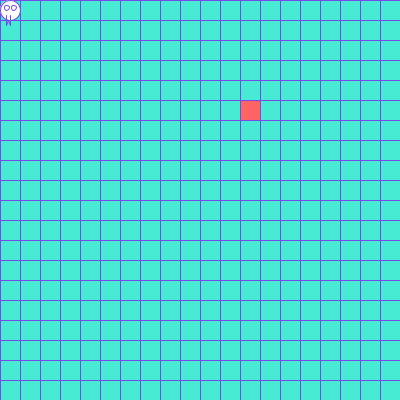
Frame 1 (no input)
Frame 60 (the mouse pressed at the canvas centre just before this capture): identical to frame 1, image omitted
Frame 120 (the mouse held since frame 60 and released just before this capture): identical to frame 1, image omitted

The Processing sketch that drew this single still picture (run headless with seeded random() and noise(); from frame 60 on, the mouse is pressed at the canvas centre):

// Processing sketch: processing_127374
// ── processing_127374.pde

 
ArrayList<SnakePart> snake = new ArrayList<SnakePart>();
char direction;
SnakeFood food;
int GRIDSIZE = 20;
 
void setup() {
  size(400, 400);
  snake.add(new SnakePart(0, 0));
  food = new SnakeFood();
  frameRate(8);
}
 
void draw() {
 
  drawGrid();
  food.display();
  drawSnake();
   
  moveSnakeBody();
  moveSnakeHead();
 
  checkGameOver();
  checkForFoodCollision();
 
}
 
void moveSnakeHead() {
  SnakePart head = snake.get(0);
  switch(direction) {
  case 'n':
    head.y -= GRIDSIZE;
    break;
  case 's':
    head.y += GRIDSIZE;
    break;
  case 'e':
    head.x += GRIDSIZE;
    break;
  case 'w':  
    head.x -= GRIDSIZE;
    break;
  }
}
 
 
void checkForFoodCollision() {
  SnakePart head = snake.get(0);
  if (head.x == food.x && head.y == food.y) {
    // add a new segment to the snake
    snake.add(new SnakePart(head.x, head.y));
    // reset the position of the food by creating a new object
    food = new SnakeFood();
  }
}
 
void checkGameOver() {
  SnakePart head = snake.get(0);
  for (int i = 1; i < snake.size(); i++) {
    SnakePart sp = snake.get(i);
    if (head.x == sp.x && head.y == sp.y) {
      textAlign(CENTER);
      text("GAME OVER!", width/2, height/2);
      noLoop();
      break;
    }
  }
  if (head.x < 0 || head.x >= width || head.y < 0 || head.y >= height) {
    textAlign(CENTER);
    text("GAME OVER!", width/2, height/2);
    noLoop();
  }
}
 
 
void drawSnake() {
  for (int i = 0; i < snake.size();i++) {
    SnakePart sp = snake.get(i);
    sp.display();
  }
}
 
void drawGrid() {
  background(#47EAD3);
  stroke(#7849E8);
  for (int x =0; x < width; x+=GRIDSIZE) {
    line(x, 0, x, height);
  }
  for (int y =0; y < height; y+=GRIDSIZE) {
    line(0, y, width, y);
  }
}
 
 
void keyPressed() {
  SnakePart head = snake.get(0);
  if (key == 'a' || key == 'A')direction = 'w';
  if (key == 'd' || key == 'D')direction = 'e';
  if (key == 'w' || key == 'W')direction = 'n';
  if (key == 's' || key == 'S')direction = 's';
}
 
void moveSnakeBody() {
  for (int i = snake.size()-1; i > 0; i--) {
    SnakePart spBack = snake.get(i);
    SnakePart spFront = snake.get(i-1);
    spBack.x = spFront.x;
    spBack.y = spFront.y;
  }
}
 
class SnakeFood{
   
  int x,y;
   
  SnakeFood(){
    x = int(random(width/GRIDSIZE))*GRIDSIZE;
    y = int(random(height/GRIDSIZE))*GRIDSIZE;
  }
   
  void display(){
    fill(255,100,100);
    rect(x,y,GRIDSIZE,GRIDSIZE);  
  }
}
class SnakePart{
   
  int x,y;
   
  SnakePart(int newX, int newY){
    x = newX;
    y = newY;
  }
   
  void display(){
    fill(255);
    ellipseMode(CORNER);
    ellipse(x,y,GRIDSIZE,GRIDSIZE);  
    ellipse(x+4,y+5,5,5);
    ellipse(x+11,y+5,5,5);
    line(x+6,y+15,x+6,y+25);
    line(x+6,y+25,x+8,y+20);
    line(x+8,y+20,x+10,y+25);
    line(x+10,y+25,x+10,y+15);
  }
}
